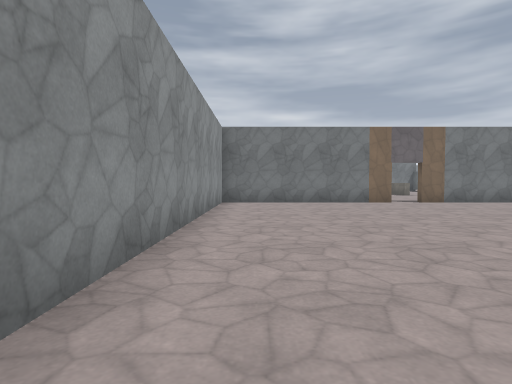
[1] (above)

19 first-person views from a walk through a 3-D level made in the Godot game engine. The camera is 1.4 m above the floor, tilts 2° down and sees 80° across. The floor is counted in squares, 2 m on a side. Each view is taken from the middle of a square. On the plan, view 1 faces up. The plan holds only what a view shows up to about 10 squares ahead; the rest is blank. Characters and animated objects are not drawn. Surface patterns are stand-ins for the level's own textures.

[2]
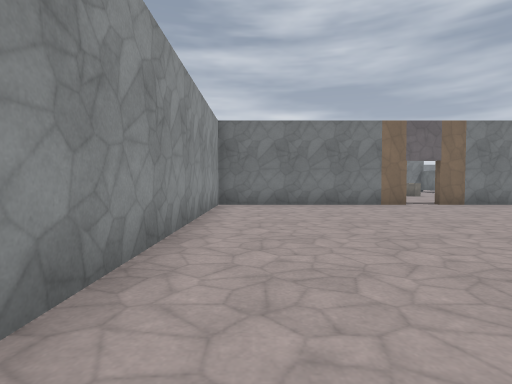

[3]
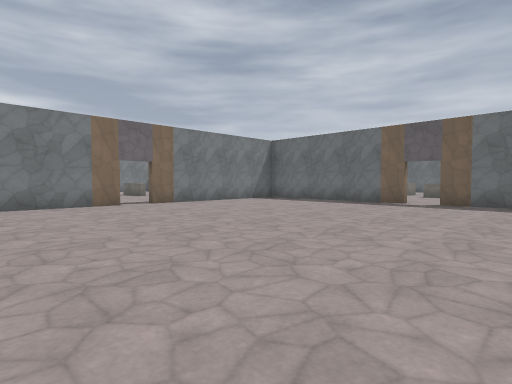

[4]
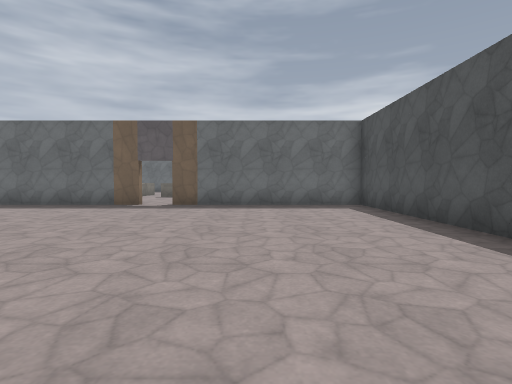

[5]
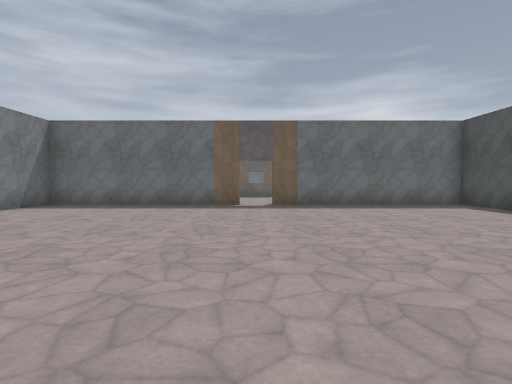

[6]
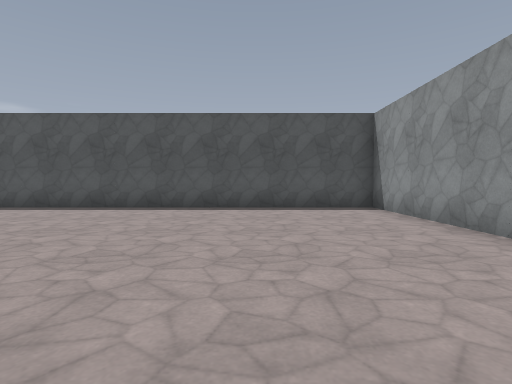

[7]
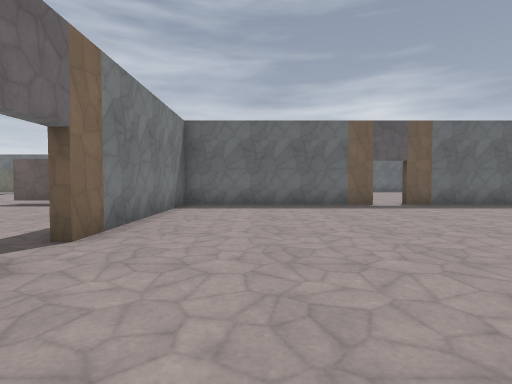

[8]
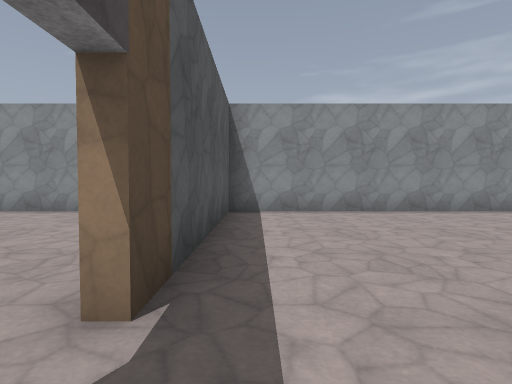

[9]
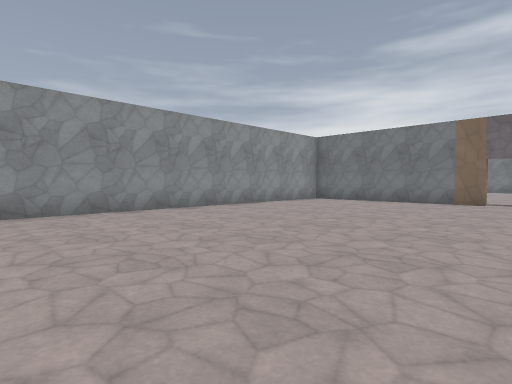

[10]
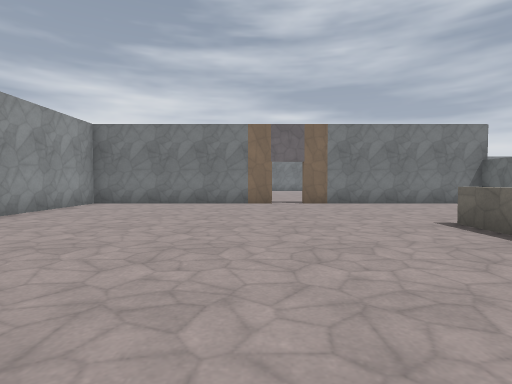

[11]
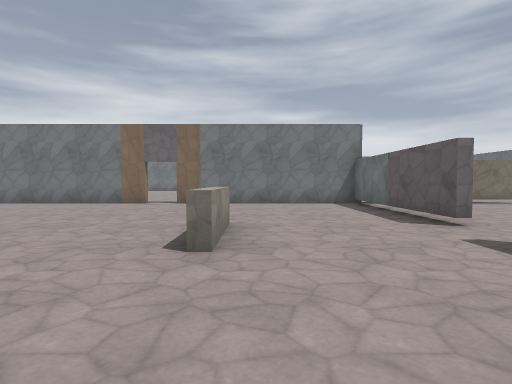

[12]
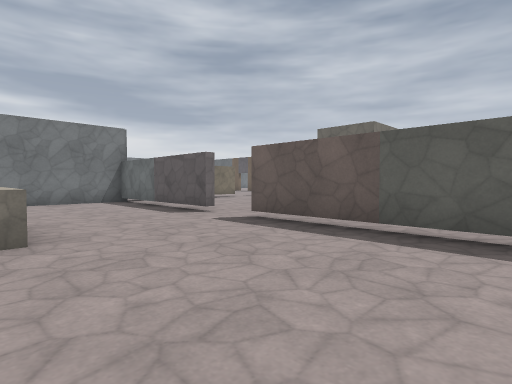

[13]
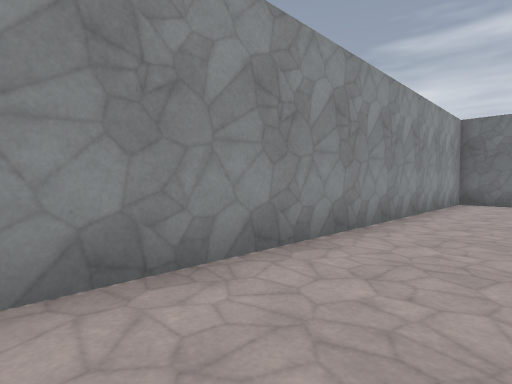

[14]
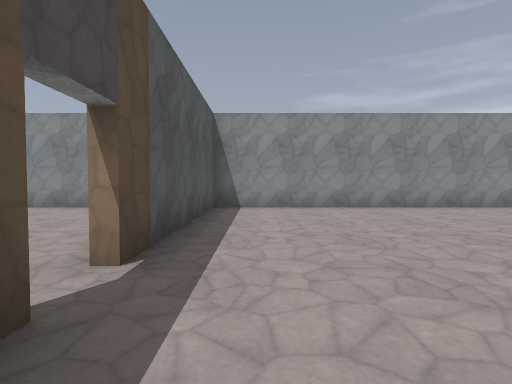

[15]
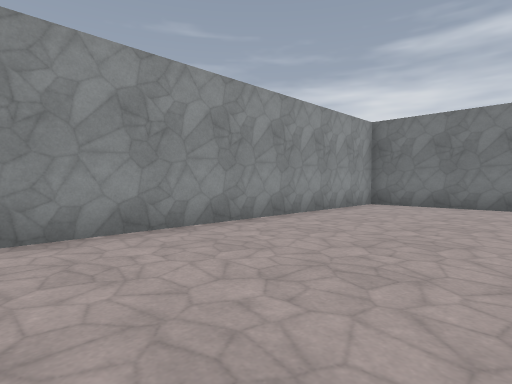

[16]
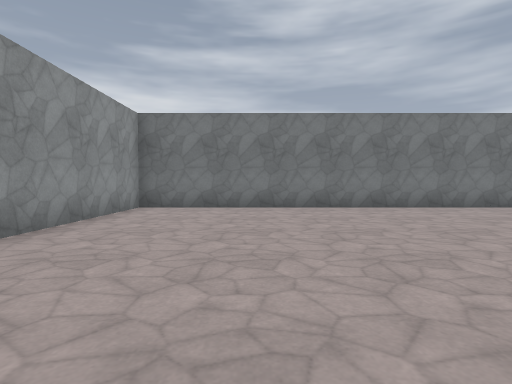

[17]
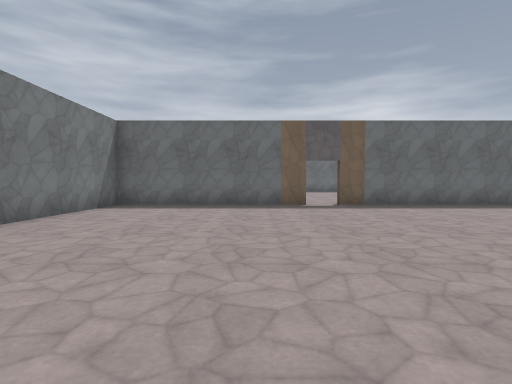

[18]
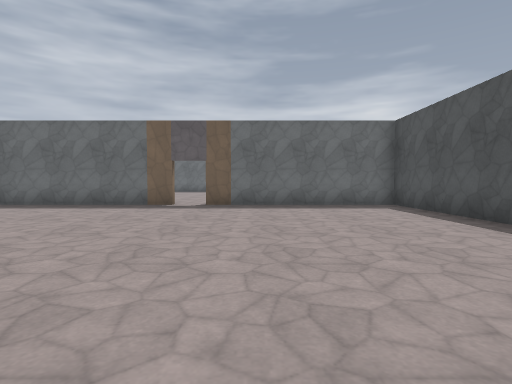

[19]
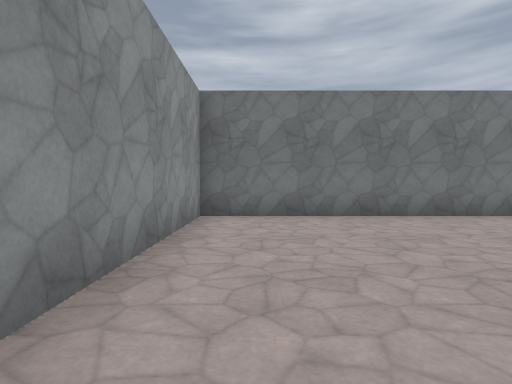

### Floor plan
Key: @ floor where view 1 was taken; # wall or solid block; . floor; T thing the floor can be seen under or through.
Columns run from 2 left of view 1 to 16 right of it. Each row starts with its distance up from view 1.
 35 ##############
 34 #............#
 33 #............#
 32 #............#
 31 #............#
 30 #............#
 29 #............#
 28 #.............
 27 #............#
 26 #............#
 25 #............#
 24 #............#
 23 #............#
 22 #######.######   ##
 21 #............#. ..
 20 #............#. ..
 19 #............#...
 18 #............#..
 17 #............#..
 16 #..............
 15 #............T.
 14 #............T.
 13 #............T.
 12 #............T.
 11 #............T.
 10 #######.######
  9 #............#
  8 #............#
  7 #............#
  6 #............#
  5 #............#
  4 #.............
  3 #............#
  2 #............#
  1 #............#
  0 #.@..........#
 -1 #............#
 -2 ##############

Where each view was taken, in squares from view 1:
view 1: 0 up, 0 right, facing up
view 2: 1 up, 0 right, facing up
view 3: 1 up, 1 right, facing up-right
view 4: 1 up, 2 right, facing right
view 5: 4 up, 2 right, facing right
view 6: 6 up, 2 right, facing down
view 7: 8 up, 2 right, facing right
view 8: 11 up, 6 right, facing left
view 9: 11 up, 6 right, facing up-left
view 10: 12 up, 4 right, facing up
view 11: 12 up, 8 right, facing up
view 12: 11 up, 7 right, facing up-right
view 13: 11 up, 1 right, facing up-left
view 14: 23 up, 7 right, facing left
view 15: 25 up, 3 right, facing up-left
view 16: 26 up, 2 right, facing up
view 17: 30 up, 2 right, facing right
view 18: 26 up, 2 right, facing right
view 19: 28 up, 0 right, facing up
